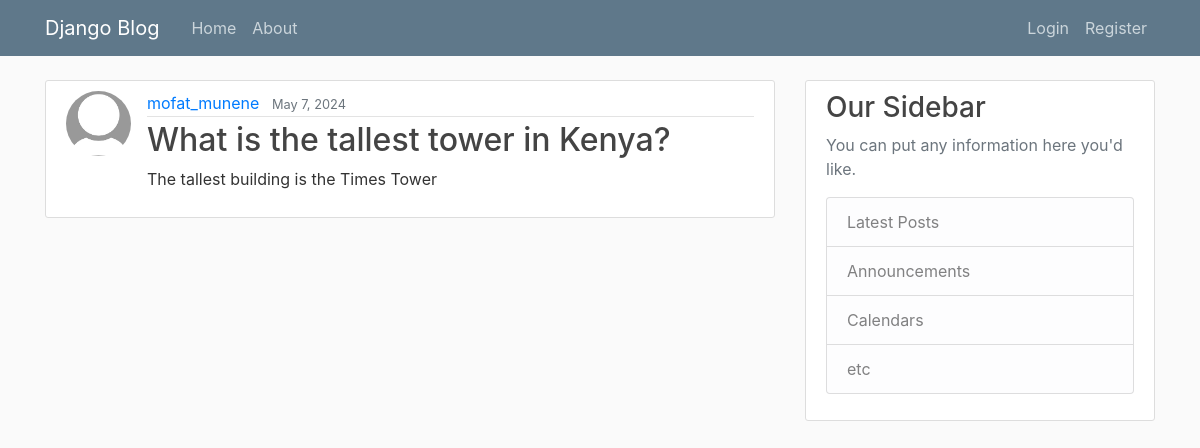
Screenshot of /post/11/ with the database file from the repository.
### Blogapp/models.py (models this page shows, shortened)
class Post(models.Model):
    title = models.CharField(max_length=100)
    content  = models.TextField()
    date_posted = models.DateTimeField(default = timezone.now)
    author = models.ForeignKey(User, on_delete=models.CASCADE)

### Users/models.py (models this page shows, shortened)
class Profile(models.Model):
    user = models. OneToOneField(User, on_delete=models.CASCADE)
    image = models.ImageField(default= 'default.jpg', upload_to= 'profile_pics')

### Blogapp/views.py (the view)
# urls.py: path('post/<int:pk>/',PostDetailView.as_view(), name= 'post-detail'),
class PostDetailView(DetailView):
    model = Post

### Blogapp/templates/Blogapp/post_detail.html (shortened to what this page needs)
{% extends 'Blogapp/base.html' %}
{% block content %}
    <article class="media content-section">
        <img class="rounded-circle article-img" src="{{object.author.profile.image.url}}" >
        <div class="media-body">
            <div class="article-metadata">
                <a class="mr-2" href="{% url 'user-posts' object.author.username %}">{{ object.author }}</a>
                <small class="text-muted">{{ object.date_posted | date }}</small>
            </div>
            <h2 class="article-title">{{ object.title }}</h2>
            <p class="article-content">{{ object.content }}</p>
        </div>
    </article>
{% endblock content %}

### Blogapp/static/Blogapp/main.css (style rules this page uses)
body { background: #fafafa; color: #333333; margin-top: 5rem; }
h1, h2, h3, h4, h5, h6 { color: #444444; }
.content-section { background: #ffffff; padding: 10px 20px; border: 1px solid #dddddd; border-radius: 3px; margin-bottom: 20px; }
.article-title { color: #444444; }
.article-content { white-space: pre-line; }
.article-img { height: 65px; width: 65px; margin-right: 16px; }
.article-metadata { padding-bottom: 1px; margin-bottom: 4px; border-bottom: 1px solid #e3e3e3 }

### rows the page displays
Post: author.profile.image (placeholder picture), author "mofat_munene", date_posted "May 7, 2024", title "What is the tallest tower in Kenya?", content "The tallest building is the Times Tower"
